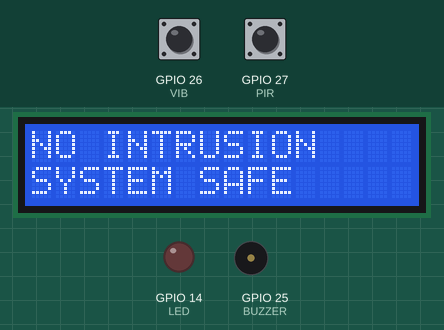
Recording of a sketch running on a simulated ESP32. On the bench: 16×2 character LCD, output pins drawn as LEDs (lit = HIGH), buzzer (waves = sounding, pin HIGH). The test bench sets the inputs (shaded band); at power-on: GPIO 27 (PIR) HIGH, GPIO 26 (VIB) HIGH.

Above: at 2.7 s.
2.8 s: GPIO 27 (PIR) driven LOW
At 4.9 s:
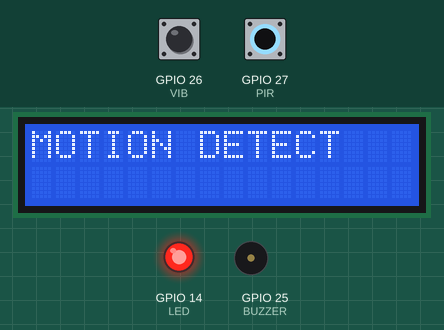
5.8 s: GPIO 26 (VIB) pulled LOW for 1 s
At 8.1 s:
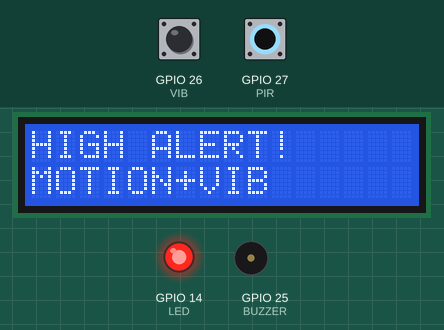
9.8 s: GPIO 26 (VIB) pulled LOW for 3.2 s
At 12.7 s:
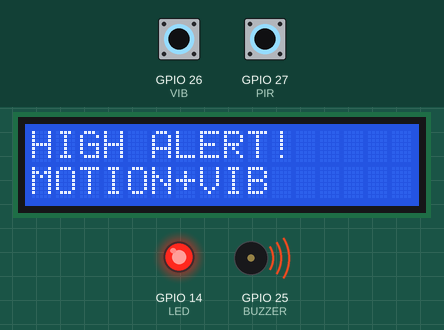
16.0 s: GPIO 27 (PIR) driven HIGH
At 16.9 s:
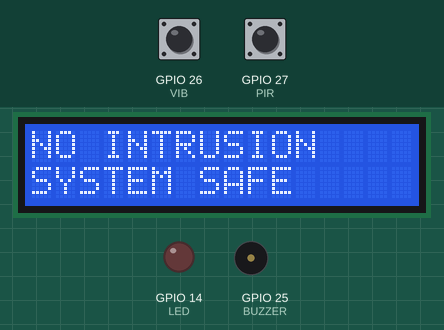
17.5 s: GPIO 26 (VIB) pulled LOW for 1 s
At 18.7 s:
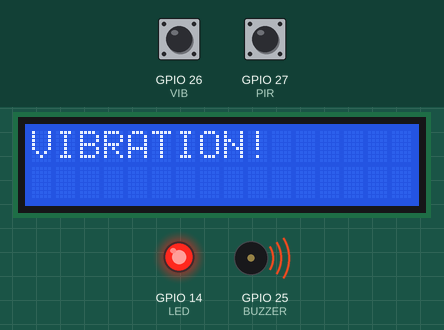
Timing chart, 0 to 20.5 s (numbered marks = the images above; inputs shaded):
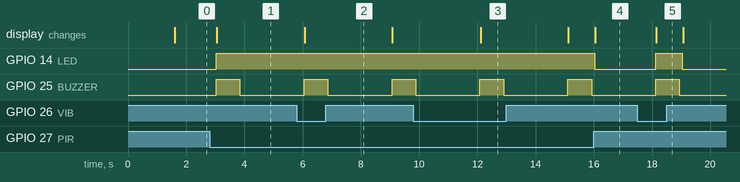

The sketch:

sketch.ino
```cpp
#include <Wire.h>
#include <LiquidCrystal_I2C.h>

#define PIR 27
#define VIB 26
#define LED 14
#define BUZZER 25

LiquidCrystal_I2C lcd(0x27, 16, 2);

unsigned long lastTrigger = 0;
const int cooldown = 3000;

void setup() {
  Serial.begin(115200);

  pinMode(PIR, INPUT_PULLUP);
  pinMode(VIB, INPUT_PULLUP);
  pinMode(LED, OUTPUT);
  pinMode(BUZZER, OUTPUT);

  lcd.init();
  lcd.backlight();

  lcd.print("System Ready");
  delay(1500);
  lcd.clear();
}

void loop() {

  bool motion = digitalRead(PIR) == LOW;
  bool vibration = digitalRead(VIB) == LOW;

  if ((motion || vibration) && millis() - lastTrigger > cooldown) {

    lastTrigger = millis();

    digitalWrite(LED, HIGH);
    digitalWrite(BUZZER, HIGH);

    lcd.clear();

    if (motion && vibration) {
      lcd.print("HIGH ALERT!");
      lcd.setCursor(0,1);
      lcd.print("MOTION+VIB");
    }
    else if (motion) {
      lcd.print("MOTION DETECT");
    }
    else {
      lcd.print("VIBRATION!");
    }

    delay(800);
    digitalWrite(BUZZER, LOW);
  }

  if (!motion && !vibration) {
    digitalWrite(LED, LOW);

    lcd.setCursor(0,0);
    lcd.print("NO INTRUSION ");
    lcd.setCursor(0,1);
    lcd.print("SYSTEM SAFE  ");
  }

  delay(100);
}
```

Measured:
- after the input at 2.8 s, GPIO 14 (LED): LOW → HIGH after 0.23 s; GPIO 25 (BUZZER): LOW → HIGH after 0.23 s, → LOW 0.81 s later; the display: changes after 0.24 s (image 1)
- after the input at 5.8 s, the display: changes after 0.27 s (image 2)
- after the input at 9.8 s, the display: changes after 2.3 s (image 3)
- after the input at 16.0 s, GPIO 14 (LED): HIGH → LOW at once; the display: changes after 0.05 s (image 4)
- after the input at 17.5 s, GPIO 14 (LED): LOW → HIGH after 0.63 s, → LOW 0.91 s later; GPIO 25 (BUZZER): LOW → HIGH after 0.63 s, → LOW 0.81 s later; the display: changes after 0.64 s (image 5)
